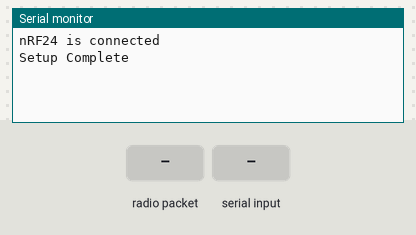
Bench run of a sketch on a simulated Arduino Uno, built with avr-gcc and run on an emulated ATmega328P. On the bench: the last lines printed to the serial monitor. Inputs (shaded band) come from the test bench. No radio packets arrive unless stated.

Above: at 1.2 s.
1.3 s: radio packet "1" arrives
At 2.0 s:
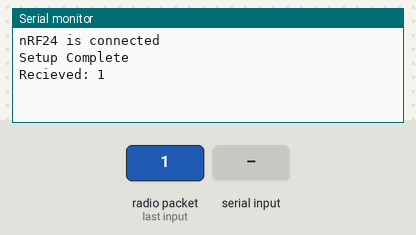
2.8 s: "1\n" received over Serial
At 3.1 s:
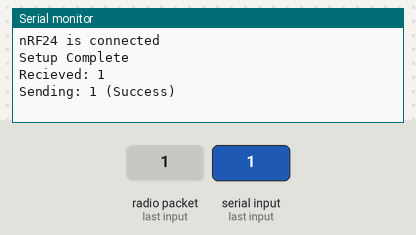

Measured:
- after the input at 1.3 s, the serial monitor: prints a new line at once (image 1)
- after the input at 2.8 s, the serial monitor: prints a new line at once (image 2)

The sketch:

test_nrf24l01_transmitter.ino
```cpp
/*
 How to Connect the nRF to Arduino Mega or Uno/Nano: https://howtomechatronics.com/tutorials/arduino/arduino-wireless-communication-nrf24l01-tutorial/

  Requires a secondary nRF24L01 available to receive data and respond (running test_nrf24l01_receiver)
*/

#include <SPI.h>
#include <nRF24L01.h>
#include <RF24.h>
RF24 radio(7, 8); // CE, CSN
const byte addresses[][6] = {"00001", "00002"};   //Channel 00001: Transmitter (Write), Reciever (Read)
                                                  //Channel 00002: Transmitter (Read), Reciever (Write)
unsigned long BAUD_RATE = 115200;
/*
 Setup
*/
void setup() {
  Serial.begin(BAUD_RATE);
  radio.begin();
  radio.setPayloadSize(16);       //32 is the maximum size buffer
  radio.setDataRate(RF24_1MBPS);  //Can be set to either RF24_2MBPS, RF24_1MBPS, or RF24_250KBPS
  radio.setPALevel(RF24_PA_MIN);  //Radio TX power to MIN
  radio.setRetries(15, 15);
  // radio.setCRCLength(RF24_CRC_8);
  radio.setChannel(2);          //Channel least likely to use Wifi, Microwave, etc. (Can also use 2)
  // radio.setAutoAck(false);
  radio.openWritingPipe(addresses[0]);
  radio.openReadingPipe(1, addresses[1]);
  Serial.println((radio.isChipConnected()) ? "nRF24 is connected" : "nRF24 failed to connect");
  Serial.println("Setup Complete");
}
/*
 Loop
*/
void loop() {
  /* Radio Transmissions (Send from Serial) */
  radio.stopListening();
  if (Serial.available()){
    String msg = Serial.readStringUntil(10);
    char str[32];
    msg.toCharArray(str, msg.length() + 1);
    Serial.print("Sending: "); Serial.print(msg);
    if( radio.write(&str, sizeof(str)) ){
      Serial.println(" (Success)");
    }
    else{
      Serial.println(" (Failed)");
    }
  }
  /* Radio Transmissions (Recieve) */
  radio.startListening();
  if (radio.available()) {
    char msg[32] = "";
    radio.read(&msg, sizeof(msg));
    Serial.print("Recieved: "); Serial.println(msg);
    radio.flush_rx();
  }
  delay(1);
}
```
